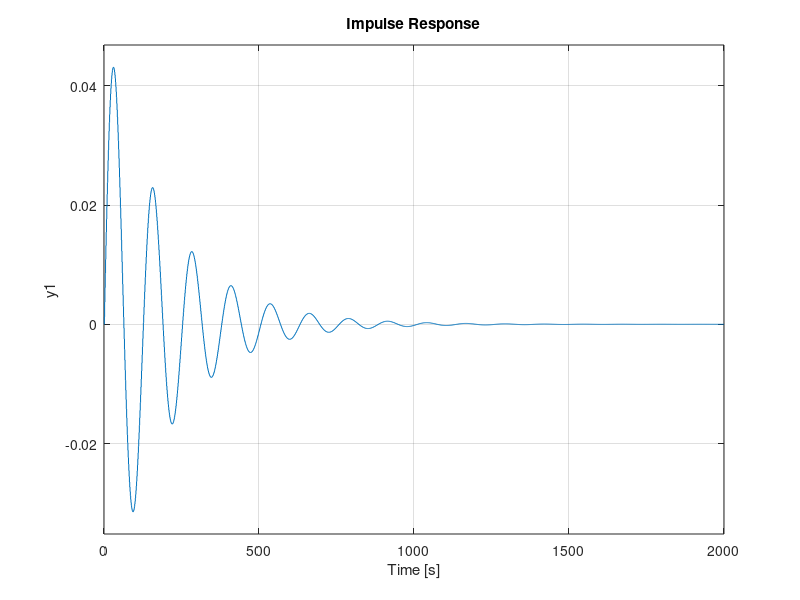
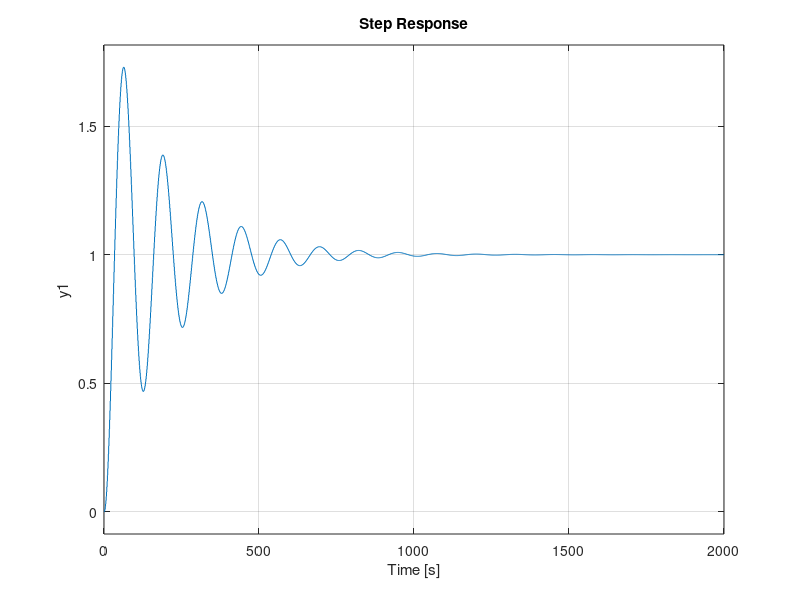
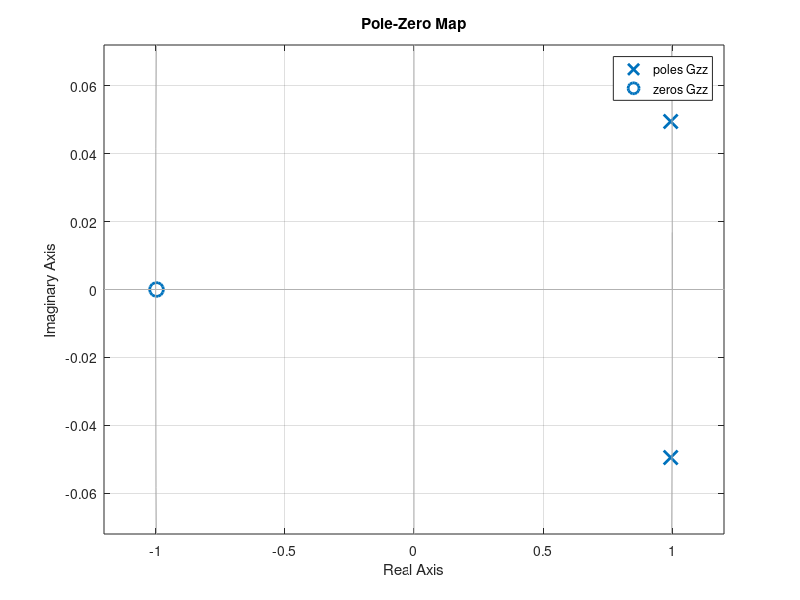
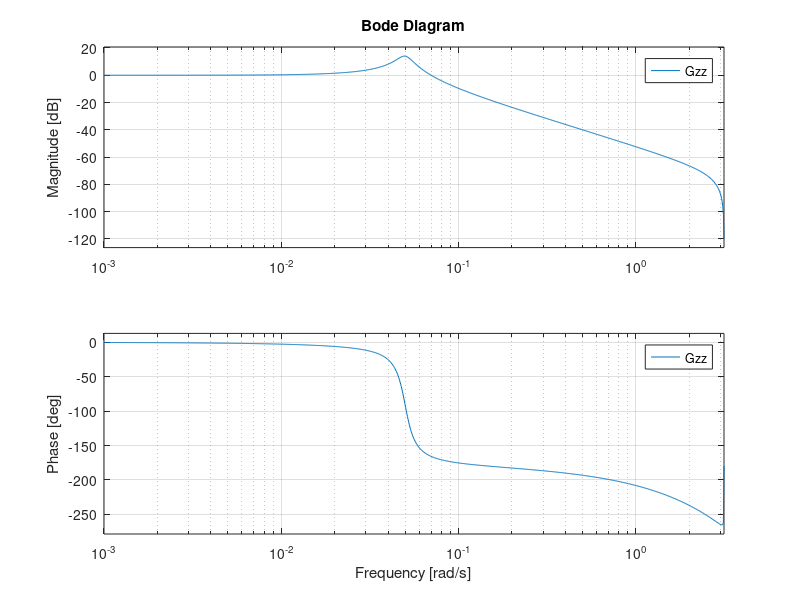

MATLAB code for these plots, in order:
Ts = 1;
%Zetas = [0.1, 0.5, 0.8];
Zetas = [0.1];
omega0 = 0.05

for Zeta = Zetas
    Gp = tf(omega0*omega0, [1, 2*Zeta*omega0, omega0*omega0]);

    Gzi = c2d(Gp, Ts, 'impulse');
    Gzz = c2d(Gp, Ts, 'zoh');

    fprintf("Zeta=%d\n",Zeta);
    Gp
    Gzi
    Gzz

    figure()
    impulse(Gzz)
    figure()
    step(Gzz)
    figure()
    pzmap(Gzz)
    figure()
    bode(Gzz)
end